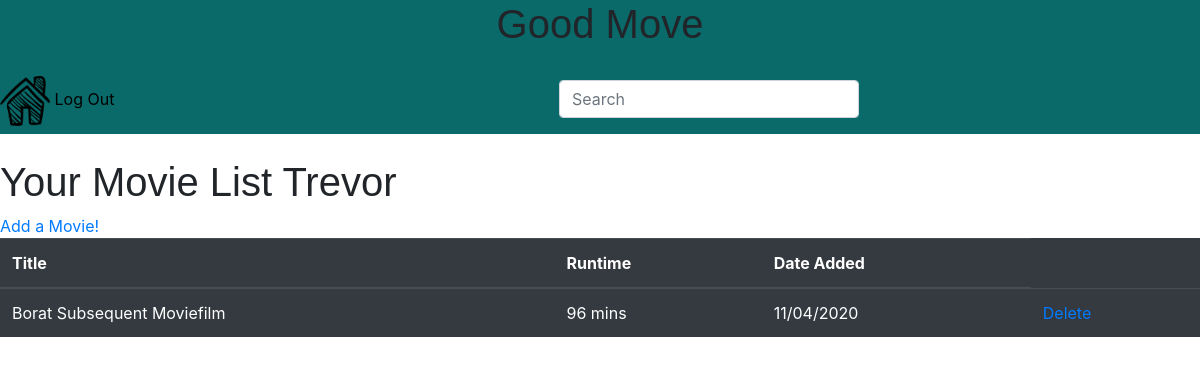
/choices (signed in), run on the app's committed database.
### gm_app/models.py (models this page shows)
class User(models.Model):
    first_name = models.CharField(max_length=255)
    last_name = models.CharField(max_length=255)
    email = models.CharField(max_length=255)
    password = models.CharField(max_length=255)
    created_at = models.DateTimeField(auto_now_add=True)
    updated_at = models.DateTimeField(auto_now=True)
    objects = UserManager()

class Film(models.Model):
    name= models.CharField(max_length = 255)
    length = models.IntegerField()
    user = models.ForeignKey(User, related_name="films", on_delete = models.CASCADE)
    created_at = models.DateTimeField(auto_now_add = True)
    updated_at = models.DateTimeField(auto_now = True)

### gm_app/views.py (the view)
# urls.py: path('choices', views.choices),
def choices(request):
    if 'user_id' not in request.session:
        return redirect('/')
    user = User.objects.get(id = request.session['user_id'])
    context = {
        'films':Film.objects.all(),
        'user':user
    }
    return render(request, 'choices.html', context)

### gm_app/templates/choices.html (shortened to what this page needs)
<!DOCTYPE html>
<html lang="en">
<head>
    <link href="https://stackpath.bootstrapcdn.com/bootstrap/4.5.0/css/bootstrap.min.css" rel="stylesheet">
    {% load static %}
    <link rel="stylesheet" href="{% static 'css/style.css' %}">
</head>
<body>
    <div id="container">
        <div class="top">
            <div class="top1">
                <h1> Good Move</h1>
            </div>
            <div class="top2">
                <a href="/enter">
                    <img id="home_img" src="{% static 'pictures/home.png' %}" alt="home">
                </a>
                <a id="logout" href="/logout">Log Out</a>
                <form id="search" action="/search" method="POST">
                    <div class="form-group">
                        <input type="text" name="search" id="search" class="form-control" placeholder="Search">
                    </div>
                </form>
            </div>
        </div>
        <br>
        <h1>Your Movie List {{user.first_name}}</h1>
        <table class="table table-dark table-hover">
            <thead>
                <tr>
                    <th>Title</th>
                    <th>Runtime</th>
                    <th>Date Added</th>
                </tr>
            </thead>
            <tbody>
                {% for movie in films %}
                    {% if movie.user == user %}
                        <tr>
                            <td>{{ movie.name }}</td>
                            <td>{{ movie.length }} mins</td>
                            <td>{{ movie.created_at|date:"SHORT_DATE_FORMAT" }}</td>
                            <td><a href="/delete/{{movie.id}}">Delete</a></td>
                        </tr>
                    {% endif %}
                {% endfor %}
            </tbody>
            <a href="/enter">Add a Movie!</a>
        </table>
    </div>
</body>
</html>

### gm_app/static/css/style.css (style rules this page uses)
* { margin: 0px; padding: 0px; }
.top { background-color: rgb(10, 105, 105); }
h1 { font-family: Impact, Haettenschweiler, 'Arial Narrow Bold', sans-serif; }
#home_img { height: 50px; width: 50px; }
#logout { color: black; margin-top: 10px; }
.top1 { text-align: center; }
#search { width:300px; display: inline-block; margin-left: 220px; }

### data on the page
User: first_name "Trevor"
Film: name "Borat Subsequent Moviefilm", length "96", created_at "11/04/2020"
